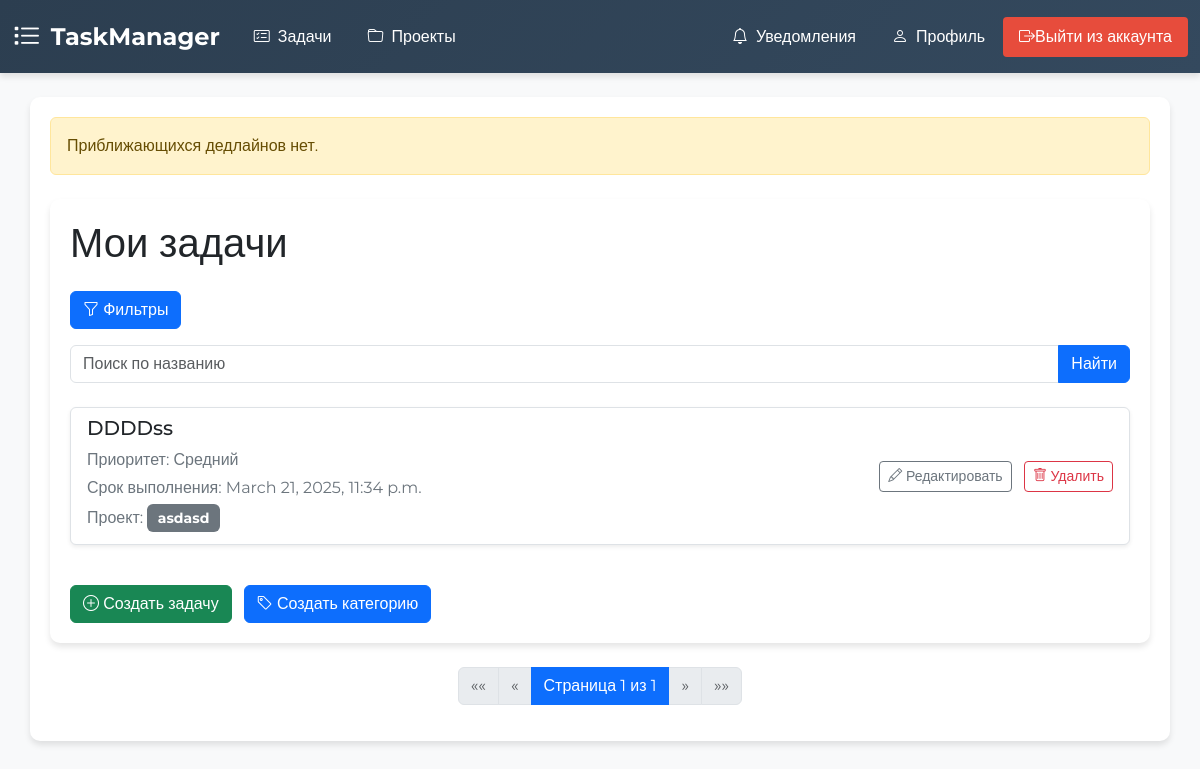
Page /task-manager/task-list (signed in) on the committed database.
### taskmanager/models.py (models this page shows, shortened)
class Task(models.Model):
    PRIORITY_CHOICES = [
        ('high', 'Высокий'),
        ('medium', 'Средний'),
        ('low', 'Низкий'),
    ]
    STATUS_CHOICES = [
        ('todo', 'К выполнению'),
        ('in_progress', 'В процессе'),
        ('done', 'Выполнено'),
    ]
    title = models.CharField(max_length=200)
    description = models.TextField()
    due_date = models.DateTimeField()
    priority = models.CharField(max_length=10, choices=PRIORITY_CHOICES)
    status = models.CharField(max_length=20, choices=STATUS_CHOICES, default='todo')
    project = models.ForeignKey('Project', on_delete=models.CASCADE, null=True, blank=True)  # Необязательное поле
    category = models.ForeignKey('Category', on_delete=models.CASCADE, null=True, blank=True)  # Необязательное поле
    assigned_to = models.ForeignKey(User, on_delete=models.SET_NULL, null=True, blank=True,
                                    related_name='assigned_tasks')
    created_by = models.ForeignKey(User, on_delete=models.CASCADE)
    created_at = models.DateTimeField(auto_now_add=True)

class Project(models.Model):
    name = models.CharField(max_length=100)
    created_by = models.ForeignKey(User, on_delete=models.CASCADE, related_name='created_projects')
    users = models.ManyToManyField(User, related_name='projects')
    editors = models.ManyToManyField(User, related_name='editable_projects', blank=True)

### taskmanager/views.py (the view)
# urls.py: path('task-list', task_list, name='task_list'),
@login_required
def task_list(request):
    tasks = Task.objects.filter(created_by=request.user)
    search_query = request.GET.get('search')
    if search_query:
        tasks = tasks.filter(title__icontains=search_query)
    status = request.GET.get('status')
    if status:
        tasks = tasks.filter(status=status)
    priority = request.GET.get('priority')
    if priority:
        tasks = tasks.filter(priority=priority)
    project_id = request.GET.get('project')
    if project_id:
        tasks = tasks.filter(project_id=project_id)
    category_id = request.GET.get('category')
    if category_id:
        tasks = tasks.filter(category_id=category_id)
    due_date = request.GET.get('due_date')
    if due_date:
        tasks = tasks.filter(due_date__lte=due_date)
    page = request.GET.get('page', 1)
    paginator = Paginator(tasks, 10)
    try:
        tasks = paginator.page(page)
    except PageNotAnInteger:
        tasks = paginator.page(1)
    except EmptyPage:
        tasks = paginator.page(paginator.num_pages)
    now = timezone.now()
    deadline_threshold = now + timedelta(days=1)
    if request.user.notify_deadlines:
        tasks_with_deadline = Task.objects.filter(
            due_date__lte=deadline_threshold,
            due_date__gt=now,
            created_by=request.user,
        )
        if tasks_with_deadline:
            for task in tasks_with_deadline:
                time_left = task.due_date - now
                hours, remainder = divmod(time_left.seconds, 3600)
                minutes, _ = divmod(remainder, 60)
                message = f"Дедлайн задачи '{task.title}' истекает через {hours} часов {minutes} минут."
                messages.warning(request, message)
        else:
            messages.warning(request, "Приближающихся дедлайнов нет.")
    else:
        messages.warning(request, "Уведомления о приближающихся дедлайнах отключены пользователем.")
    projects = Project.objects.filter(users=request.user)
    categories = Category.objects.filter(user=request.user)
    return render(request, 'taskmanager/task_list.html', {
        'tasks': tasks,
        'projects': projects,
        'categories': categories,
    })

### taskmanager/context_processors.py (called while the page is built)
def unread_notifications_count(request):
    if request.user.is_authenticated:
        unread_notifications_count = Notification.objects.filter(users=request.user).exclude(read_by=request.user).count()
        return {'unread_notifications_count': unread_notifications_count}
    return {}

### taskmanager/templates/taskmanager/task_list.html (shortened to what this page needs)
{% extends "taskmanager/base.html" %}
{% block body %}
<div class="container mt-4">
    <h1 class="mb-4">Мои задачи</h1>
    <button class="btn btn-primary mb-3" type="button" data-bs-toggle="offcanvas" data-bs-target="#filterOffcanvas" aria-controls="filterOffcanvas">
        <i class="bi bi-funnel"></i> Фильтры
    </button>
    <form method="get" class="mb-4">
        <div class="input-group">
            <input type="text" name="search" class="form-control" placeholder="Поиск по названию" value="{{ search_query }}">
            <button type="submit" class="btn btn-primary">Найти</button>
        </div>
    </form>
    <div class="list-group">
        {% for task in tasks %}
            <div class="list-group-item mb-3 shadow-sm">
                <div class="d-flex justify-content-between align-items-center">
                    <div>
                        <h5><a href="{% url 'taskmanager:task_detail' task.id %}" class="text-decoration-none text-dark">{{ task.title }}</a></h5>
                        <p class="mb-1 text-muted">Приоритет: <span>{{ task.get_priority_display }}</span></p>
                        <p class="mb-1 text-muted">Срок выполнения: {{ task.due_date }}</p>
                        {% if task.project %}
                            <p class="mb-1 text-muted">Проект: <span class="badge bg-secondary">{{ task.project.name }}</span></p>
                        {% endif %}
                    </div>
                    <div>
                        <a href="{% url 'taskmanager:edit_task' task.id %}" class="btn btn-sm btn-outline-secondary">
                            <i class="bi bi-pencil"></i> Редактировать
                        </a>
                        <a href="{% url 'taskmanager:delete_task' task.id %}" class="btn btn-sm btn-outline-danger ms-2">
                            <i class="bi bi-trash"></i> Удалить
                        </a>
                    </div>
                </div>
            </div>
        {% empty %}
            <div class="list-group-item text-muted">
                <p>Нет задач.</p>
            </div>
        {% endfor %}
    </div>
    <div class="mt-4">
        <a href="{% url 'taskmanager:create_task' %}" class="btn btn-success">
            <i class="bi bi-plus-circle"></i> Создать задачу
        </a>
        <button type="button" class="btn btn-primary ms-2" data-bs-toggle="modal" data-bs-target="#createCategoryModal">
            <i class="bi bi-tag"></i> Создать категорию
        </button>
    </div>
</div>
<nav aria-label="Page navigation">
    <ul class="pagination justify-content-center mt-4">
        {% if tasks.has_previous %}
            <li class="page-item">
                <a class="page-link" href="?page=1" aria-label="Первая">
                    <span aria-hidden="true">&laquo;&laquo;</span>
                </a>
            </li>
            <li class="page-item">
                <a class="page-link" href="?page={{ tasks.previous_page_number }}" aria-label="Предыдущая">
                    <span aria-hidden="true">&laquo;</span>
                </a>
            </li>
        {% else %}
            <li class="page-item disabled">
                <span class="page-link">&laquo;&laquo;</span>
            </li>
            <li class="page-item disabled">
                <span class="page-link">&laquo;</span>
            </li>
        {% endif %}
        <li class="page-item active">
            <span class="page-link">
                Страница {{ tasks.number }} из {{ tasks.paginator.num_pages }}
            </span>
        </li>
        {% if tasks.has_next %}
            <li class="page-item">
                <a class="page-link" href="?page={{ tasks.next_page_number }}" aria-label="Следующая">
                    <span aria-hidden="true">&raquo;</span>
                </a>
            </li>
            <li class="page-item">
                <a class="page-link" href="?page={{ tasks.paginator.num_pages }}" aria-label="Последняя">
                    <span aria-hidden="true">&raquo;&raquo;</span>
                </a>
            </li>
        {% else %}
            <li class="page-item disabled">
                <span class="page-link">&raquo;</span>
            </li>
            <li class="page-item disabled">
                <span class="page-link">&raquo;&raquo;</span>
            </li>
        {% endif %}
    </ul>
</nav>
<link href="https://cdn.jsdelivr.net/npm/bootstrap-icons@1.10.3/font/bootstrap-icons.css" rel="stylesheet">
{% endblock %}

### taskmanager/templates/taskmanager/base.html (style rules this page uses)
body { font-family: 'Montserrat', sans-serif; background-color: #f8f9fa; }
.container { background-color: white; border-radius: 10px; padding: 20px; margin-top: 20px; box-shadow: 0 4px 6px rgba(0, 0, 0, 0.1); }

### taskmanager/templates/taskmanager/task_list.html (style rules this page uses)
.list-group-item { border-radius: 8px; transition: transform 0.2s, box-shadow 0.2s; }
.badge { font-size: 0.875rem; padding: 0.5em 0.75em; }
.btn-sm { font-size: 0.875rem; }
.text-muted { color: #6c757d !important; }

### rows in the picture
Task: title "DDDDss", priority "Средний", due_date "March 21, 2025, 11:34 p.m.", project.name "asdasd"

### other values in the picture
{{ message }} "Приближающихся дедлайнов нет."
{{ tasks.number }} "1"
{{ tasks.paginator.num_pages }} "1"
